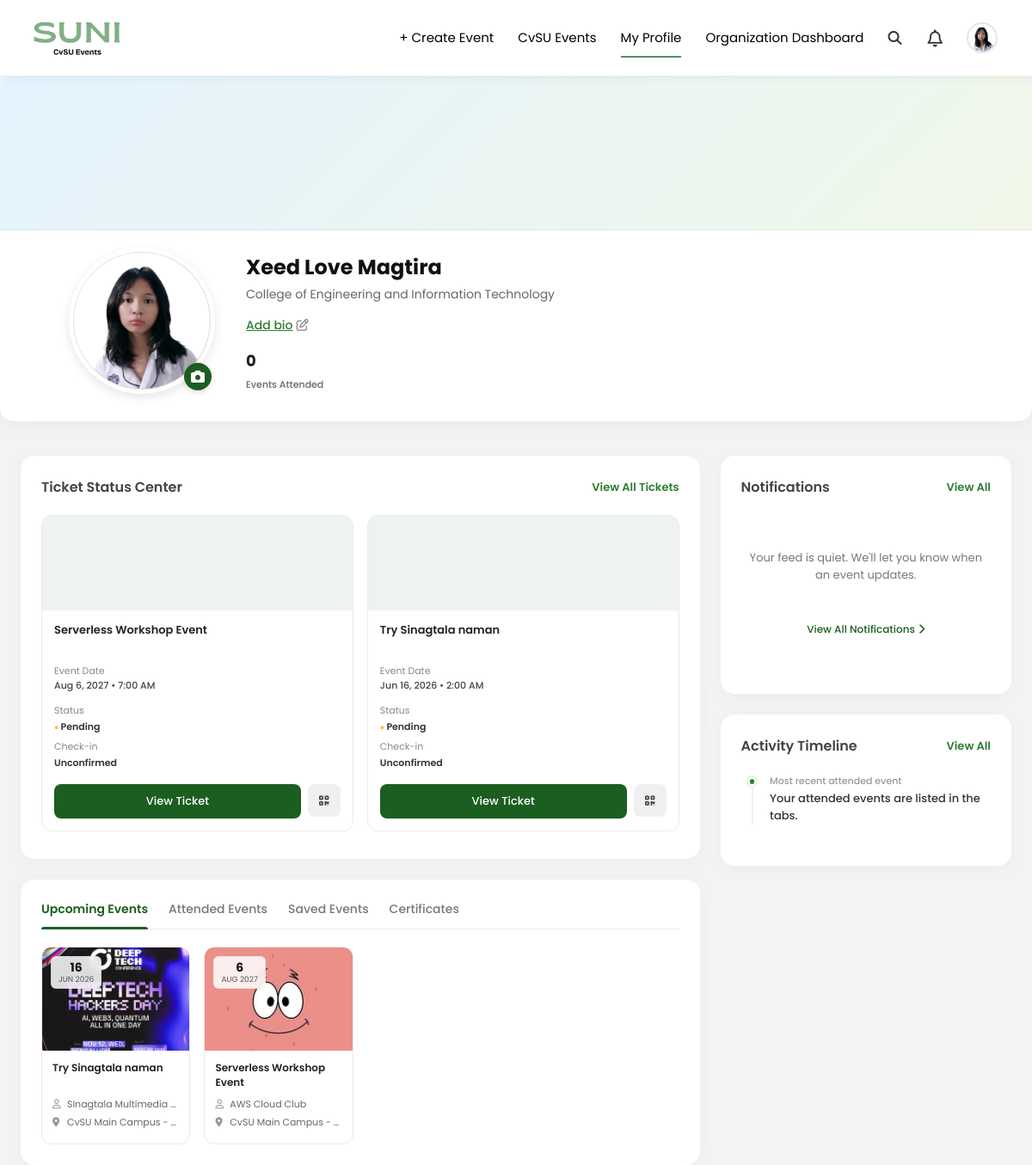
Screenshot of /Myprofile.php (signed in) with the database file from the repository.
### tables this page shows
CREATE TABLE IF NOT EXISTS `users` (
  `id` int NOT NULL AUTO_INCREMENT,
  `first_name` varchar(100) NOT NULL,
  `last_name` varchar(100) NOT NULL,
  `email` varchar(255) NOT NULL,
  `password` varchar(255) NOT NULL,
  `account_type` enum('cvsu','guest') NOT NULL,
  `bio` text,
  `department_id` int DEFAULT NULL,
  `profile_picture` varchar(255) DEFAULT NULL,
  `created_at` timestamp NULL DEFAULT CURRENT_TIMESTAMP,
  PRIMARY KEY (`id`),
  UNIQUE KEY `email` (`email`),
  KEY `department_id` (`department_id`)
);

CREATE TABLE IF NOT EXISTS `departments` (
  `id` int NOT NULL AUTO_INCREMENT,
  `code` varchar(20) NOT NULL,
  `name` varchar(255) NOT NULL,
  PRIMARY KEY (`id`),
  UNIQUE KEY `code` (`code`)
);

CREATE TABLE IF NOT EXISTS `registrations` (
  `id` int NOT NULL AUTO_INCREMENT,
  `event_id` int NOT NULL,
  `user_id` int NOT NULL,
  `status` enum('pending','approved','rejected','waitlisted') DEFAULT 'pending',
  `attendance_confirmation` enum('unconfirmed','going','not_going') DEFAULT 'unconfirmed',
  `created_at` timestamp NULL DEFAULT CURRENT_TIMESTAMP,
  `updated_at` timestamp NULL DEFAULT CURRENT_TIMESTAMP ON UPDATE CURRENT_TIMESTAMP,
  PRIMARY KEY (`id`),
  KEY `event_id` (`event_id`),
  KEY `user_id` (`user_id`)
);

CREATE TABLE IF NOT EXISTS `events` (
  `id` int NOT NULL AUTO_INCREMENT,
  `organization_id` int NOT NULL,
  `created_by` int NOT NULL,
  `title` varchar(255) NOT NULL,
  `description` text,
  `event_banner` varchar(255) DEFAULT NULL,
  `cover_photo` varchar(255) DEFAULT NULL,
  `venue` varchar(255) DEFAULT NULL,
  `visibility` enum('public','organization_only','restricted','private') DEFAULT 'public',
  `start_datetime` datetime NOT NULL,
  `end_datetime` datetime NOT NULL,
  `capacity` int DEFAULT NULL,
  `ticket_price` decimal(10,2) DEFAULT '0.00',
  `require_approval` tinyint(1) DEFAULT '0',
  `status` enum('draft','published','cancelled','completed') DEFAULT 'draft',
  `created_at` timestamp NULL DEFAULT CURRENT_TIMESTAMP,
  `updated_at` timestamp NULL DEFAULT CURRENT_TIMESTAMP ON UPDATE CURRENT_TIMESTAMP,
  PRIMARY KEY (`id`),
  KEY `organization_id` (`organization_id`),
  KEY `created_by` (`created_by`)
);

CREATE TABLE IF NOT EXISTS `organizations` (
  `id` int NOT NULL AUTO_INCREMENT,
  `name` varchar(255) NOT NULL,
  `department_id` int DEFAULT NULL,
  `main_admin_id` int NOT NULL,
  `logo` varchar(255) DEFAULT NULL,
  PRIMARY KEY (`id`),
  KEY `department_id` (`department_id`),
  KEY `main_admin_id` (`main_admin_id`)
);

### Myprofile.php (the view, shortened to what this page needs)
<?php
require_once 'db.php';
$is_admin = $_SESSION['is_admin'] ?? false;
$user_id = $_SESSION['user_id'];
$default_avatar = 'images/person3.png';
$profile_picture = $default_avatar;
$user_full_name = 'My Profile';
$user_department_name = 'College / Department not set';
$user_bio = '';
$stmt = $conn->prepare('SELECT u.first_name, u.last_name, u.email, u.profile_picture, u.bio, d.name AS department_name FROM users u LEFT JOIN departments d ON u.department_id = d.id WHERE u.id = ? LIMIT 1');
$stmt->bind_param('i', $user_id);
$stmt->execute();
$result = $stmt->get_result();
$user = $result->fetch_assoc();
if ($user) {
    $user_full_name = trim($user['first_name'] . ' ' . $user['last_name']);
    if (!empty($user['department_name'])) {
        $user_department_name = $user['department_name'];
    }
    if (!empty($user['profile_picture'])) {
        $db_path = $user['profile_picture'];
        if (file_exists($db_path) && is_file($db_path)) {
            $profile_picture = htmlspecialchars($db_path);
        } else {
            $profile_picture = $default_avatar;
        }
    }
}
$attended_stmt = $conn->prepare('SELECT COUNT(DISTINCT r.event_id) AS cnt FROM registrations r LEFT JOIN attendance a ON r.id = a.registration_id WHERE r.user_id = ? AND ((a.checked_in_at IS NOT NULL) OR r.attendance_confirmation = ?)');
$attendance_value = 'going';
$attended_stmt->bind_param('is', $user_id, $attendance_value);
$attended_stmt->execute();
$attended_result = $attended_stmt->get_result();
$attended_count = 0;
if ($row = $attended_result->fetch_assoc()) {
    $attended_count = (int)$row['cnt'];
}
$tickets = [];
$ticket_stmt = $conn->prepare('SELECT e.id, e.title, e.start_datetime, e.venue, r.status, r.attendance_confirmation FROM registrations r JOIN events e ON r.event_id = e.id WHERE r.user_id = ? ORDER BY e.start_datetime DESC LIMIT 3');
$ticket_stmt->bind_param('i', $user_id);
$ticket_stmt->execute();
$ticket_result = $ticket_stmt->get_result();
while ($ticket = $ticket_result->fetch_assoc()) {
    $tickets[] = $ticket;
}
$upcoming_events = [];
$upcoming_stmt = $conn->prepare('SELECT e.id, e.title, e.start_datetime, e.venue, e.event_banner, e.cover_photo, o.name AS org_name FROM registrations r JOIN events e ON r.event_id = e.id JOIN organizations o ON e.organization_id = o.id WHERE r.user_id = ? AND e.start_datetime >= NOW() ORDER BY e.start_datetime ASC LIMIT 8');
$upcoming_stmt->bind_param('i', $user_id);
$upcoming_stmt->execute();
$upcoming_result = $upcoming_stmt->get_result();
while ($event = $upcoming_result->fetch_assoc()) {
    $upcoming_events[] = $event;
}
function format_event_date($dateString)
{
    $timestamp = strtotime($dateString);
    return date('M j, Y • g:i A', $timestamp);
}
?>
<!DOCTYPE html>
<html lang="en">
<head>
    <link rel="stylesheet" href="https://cdnjs.cloudflare.com/ajax/libs/font-awesome/6.5.1/css/all.min.css">
    <link rel="stylesheet" href="css/sticky-nav.css">
    <link rel="stylesheet" href="css/Myprofile.css">
</head>
<body>
    <nav>
        <a href="index.php">
            <img src="images/logo.png" alt="Suni Logo">
        </a>
        <ul>
            <?php if ($is_admin): ?>
            <li><a href="create-events.php">+ Create Event</a></li>
            <?php endif; ?>
            <li><a href="index.php">CvSU Events</a></li>
            <li><a href="Myprofile.php" class="active">My Profile</a></li>
            <?php if ($is_admin): ?>
            <li><a href="dashboard.php">Organization Dashboard</a></li>
            <?php endif; ?>
            <li class="nav-icons">
                <i class="fa-solid fa-magnifying-glass"></i>
                <i class="fa-regular fa-bell fa-lg"></i>
            </li>
            <li><img src="<?php echo $profile_picture; ?>" class="profile" alt="Profile"></li>
        </ul>
    </nav>
    <section class="profile-header-card">
        <div class="banner-background"></div>
        <div class="profile-info-wrapper">
            <div class="profile-avatar-container">
                <div class="avatar-placeholder">
                    <img src="<?php echo $profile_picture; ?>" alt="Profile photo">
                </div>
                <form action="update_avatar.php" method="POST" enctype="multipart/form-data" class="avatar-edit-form">
                    <label for="avatar-input" class="edit-avatar-btn"><i class="fa-solid fa-camera"></i></label>
                </form>
            </div>
            <div class="profile-text-details">
                <h1 class="user-name"><?php echo htmlspecialchars($user_full_name); ?></h1>
                <p class="user-college"><?php echo htmlspecialchars($user_department_name); ?></p>
                <div class="bio-container">
                    <form action="update_bio.php" method="POST" class="bio-form">
                        <span class="bio-text"><?php echo $user_bio ?: 'Add bio'; ?></span>
                        <button type="button" class="edit-bio-btn"><i class="fa-regular fa-pen-to-square"></i></button>
                    </form>
                </div>
                <div class="stats-badge">
                    <span class="stats-num"><?php echo $attended_count; ?></span>
                    <span class="stats-label">Events Attended</span>
                </div>
            </div>
        </div>
    </section>
    <main class="profile-container">
        <div class="dashboard-grid">
            <div class="main-left-column">
                <section class="dashboard-panel ticket-status-center">
                    <div class="panel-header">
                        <h2>Ticket Status Center</h2>
                        <a href="all-tickets.php" class="view-all-link">View All Tickets</a>
                    </div>
                    <div class="tickets-flex-row">
                        <?php if (!empty($tickets)): ?>
                            <?php foreach ($tickets as $ticket): ?>
                                <?php
                                    $status_label = ucfirst($ticket['status']);
                                    $attendance_info = $ticket['attendance_confirmation'] === 'going' ? 'Attended' : ucfirst($ticket['attendance_confirmation']);
                                    $ticket_date = format_event_date($ticket['start_datetime']);
                                ?>
                                <div class="ticket-card">
                                    <div class="ticket-img-blank"></div>
                                    <div class="ticket-body">
                                        <h3 class="ticket-title"><?php echo htmlspecialchars($ticket['title']); ?></h3>
                                        <p class="ticket-date">Event Date<br><span><?php echo htmlspecialchars($ticket_date); ?></span></p>
                                        <div class="ticket-meta-grid">
                                            <p class="status-indicator <?php echo htmlspecialchars($ticket['status']); ?>">Status <span><?php echo htmlspecialchars($status_label); ?></span></p>
                                            <p class="checkin-indicator">Check-in <span><?php echo htmlspecialchars($attendance_info); ?></span></p>
                                        </div>
                                        <div class="ticket-action-row">
                                            <a href="ticket-details.php?id=<?php echo urlencode($ticket['id']); ?>" class="btn btn-primary">View Ticket</a>
                                            <button class="btn btn-icon"><i class="fa-solid fa-qrcode"></i></button>
                                        </div>
                                    </div>
                                </div>
                            <?php endforeach; ?>
                        <?php endif; ?>
                    </div>
                </section>
                <section class="dashboard-panel events-tabs-panel">
                    <div class="tabs-navigation-bar">
                        <button class="tab-btn active" data-tab="upcoming">Upcoming Events</button>
                        <button class="tab-btn" data-tab="attended">Attended Events</button>
                        <button class="tab-btn" data-tab="saved">Saved Events</button>
                        <button class="tab-btn" data-tab="certificates">Certificates</button>
                    </div>
                    <div class="tab-content active" id="upcoming">
                        <div class="events-grid-row">
                            <?php if (!empty($upcoming_events)): ?>
                                <?php foreach ($upcoming_events as $event): ?>
                                    <?php $event_image = htmlspecialchars($event['event_banner'] ?: $event['cover_photo'] ?: DEFAULT_EVENT_IMAGE); ?>
                                    <div class="event-display-card">
                                        <div class="event-banner-blank" style="background-image:url('<?php echo $event_image; ?>'); background-size:cover; background-position:center;">
                                            <span class="event-badge-date"><strong><?php echo date('j', strtotime($event['start_datetime'])); ?></strong><br><?php echo strtoupper(date('M Y', strtotime($event['start_datetime']))); ?></span>
                                        </div>
                                        <div class="event-display-body">
                                            <h4 class="event-display-title"><?php echo htmlspecialchars($event['title']); ?></h4>
                                            <p class="event-display-info"><i class="fa-regular fa-user"></i> <?php echo htmlspecialchars($event['org_name']); ?></p>
                                            <p class="event-display-info"><i class="fa-solid fa-location-dot"></i> <?php echo htmlspecialchars($event['venue'] ?: 'No venue'); ?></p>
                                        </div>
                                    </div>
                                <?php endforeach; ?>
                            <?php endif; ?>
                        </div>
                    </div>
                </section>
            </div>
            <div class="main-right-column">
                <section class="dashboard-panel updates-panel">
                    <div class="panel-header">
                        <h2>Notifications</h2>
                        <a href="notifications.php" class="view-all-link">View All</a>
                    </div>
                    <div class="empty-feed-container">
                        <p class="empty-feed-text">Your feed is quiet. We'll let you know when an event updates.</p>
                        <a href="notifications.php" class="action-footer-link">View All Notifications <i class="fa-solid fa-chevron-right"></i></a>
                    </div>
                </section>
                <section class="dashboard-panel updates-panel">
                    <div class="panel-header">
                        <h2>Activity Timeline</h2>
                        <a href="timeline.php" class="view-all-link">View All</a>
                    </div>
                    <div class="timeline-stream">
                        <div class="timeline-node">
                            <div class="node-marker status-green"></div>
                            <div class="node-content">
                                <span class="node-date">Most recent attended event</span>
                                <p class="node-action">Your attended events are listed in the tabs.</p>
                            </div>
                        </div>
                    </div>
                </section>
            </div>
        </div>
    </main>
</body>
</html>

### css/sticky-nav.css (style rules this page uses)
nav { display: flex; justify-content: space-between; align-items: center; padding-top: 20px; padding-left: 20px; padding-right: 40px; padding-bottom: 20px; position: sticky; top: 0; background-color: #ffffff; z-index: 1000; box-shadow: 0 2px 10px rgba(0, 0, 0, 0.05); }
nav ul { list-style-type: none; display: flex; align-items: center; gap: 28px; }
nav ul li a { color: black; text-decoration: none; font-family: poppins; font-weight: 400; font-size: 15px; cursor: pointer; padding-top: 10px; padding-bottom: 10px; display: inline-block; border-bottom: 2px solid transparent; transition: border-color 0.3s ease-in-out; }
nav ul li a.active { border-bottom-color: #528f67; }
nav img { width: 140px; height: auto; display: block; }
.nav-icons { display: flex; align-items: center; gap: 30px; color: #333; font-size: 16px; }
.nav-icons i { cursor: pointer; transition: color 0.2s ease; }
.profile { width: 36px; height: 36px; border-radius: 50%; object-fit: cover; border: 2px solid #e6e6e6; }

### rows the page displays
users: profile_picture (picture), user_full_name "Xeed Love Magtira", department.name "College of Engineering and Information Technology"
registrations: event.title "Serverless Workshop Event", event.start_datetime "Aug 6, 2027 • 7:00 AM", status "Pending", attendance_confirmation "Unconfirmed"
registrations: event.title "Try Sinagtala naman", event.start_datetime "Jun 16, 2026 • 2:00 AM", status "Pending", attendance_confirmation "Unconfirmed"
events: event_banner (picture), start_datetime "16", start_datetime "JUN 2026", title "Try Sinagtala naman", organization.name "SInagtala Multimedia…", venue "CvSU Main Campus -…"
events: event_banner (picture), start_datetime "6", start_datetime "AUG 2027", title "Serverless Workshop Event", organization.name "AWS Cloud Club", venue "CvSU Main Campus -…"

### other values shown
$user_bio ?: 'Add bio' "Add bio"
$attended_count "0"
